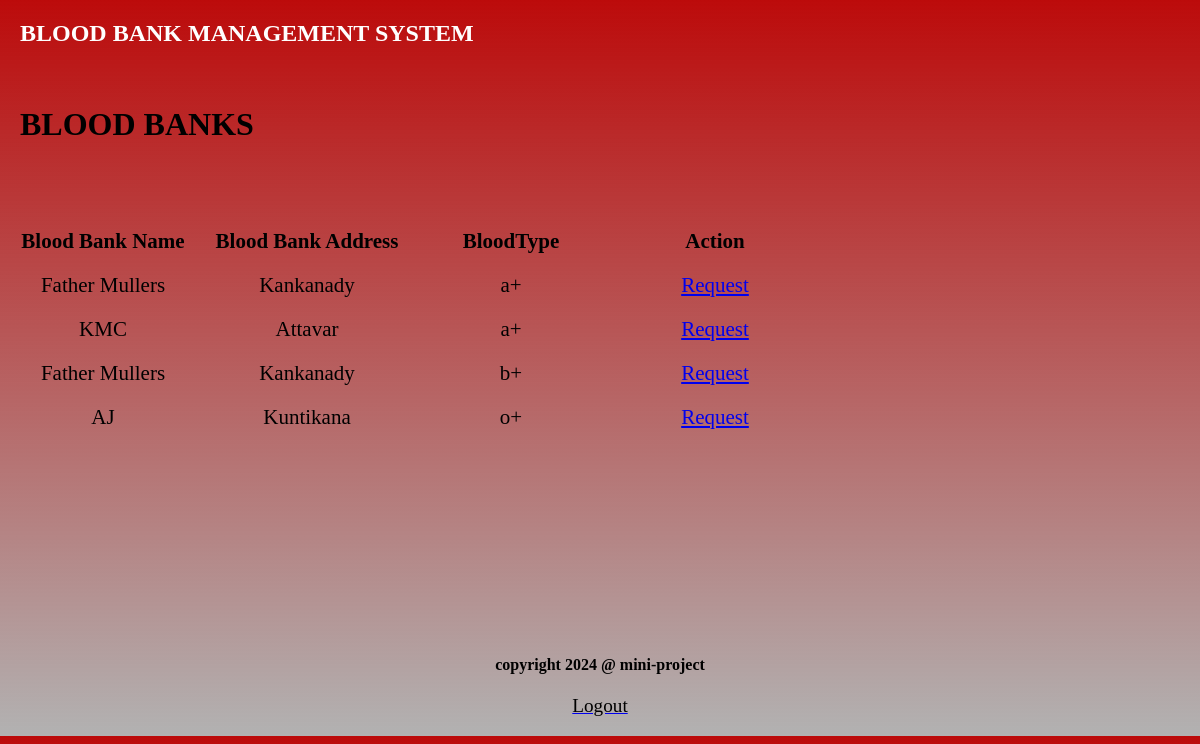
The app's page /bloodlist.php with its own data.
### tables this page shows
CREATE TABLE `donate` (
  `blood_id` int(11) NOT NULL,
  `bloodtype` varchar(10) DEFAULT NULL,
  `bloodbank_name` varchar(20) DEFAULT NULL,
  `bloodbank_address` varchar(40) DEFAULT NULL,
  `donor_id` int(11) DEFAULT NULL
);

### bloodlist.php (the view, shortened to what this page needs)
<?php
include('connection.php');
$q = $db->query("SELECT bloodtype, bloodbank_name, bloodbank_address FROM donate");
$blood_banks = $q->fetchAll(PDO::FETCH_ASSOC);
?>
<!DOCTYPE html>
<html>
<head>
    <link rel="stylesheet" type="text/css" href="css/s1.css">
</head>
<body>
    <div id="full">
        <div id="inner_full">
            <div id="header">
                <h2 style="margin-left: 20px;"><a href="admin-home.php" style="text-decoration: none;color: white;">BLOOD BANK MANAGEMENT SYSTEM</a></h2>
            </div>
            <div id="body">
                <br>
                <h1 style="margin-left: 20px;">BLOOD BANKS</h1>
                <br><br><br>
                <div id="form">
                    <table>
                        <tr>
                            <td><center><b><font color="black" style="font-size:21px; font-weight:bold;">Blood Bank Name</font></b></center></td>
                            <td><center><b><font color="black" style="font-size:21px; font-weight:bold;">Blood Bank Address</font></b></center></td>
                            <td><center><b><font color="black" style="font-size:21px; font-weight:bold;">BloodType</font></b></center></td>
                            <td><center><b><font color="black" style="font-size:21px; font-weight:bold;">Action</font></b></center></td>
                        </tr>
                        <?php foreach ($blood_banks as $bank): ?>
                            <tr>
                                <td style="font-size:21px; "><center><?= $bank['bloodbank_name']; ?></center></td>
                                <td style="font-size:21px; "><center><?= $bank['bloodbank_address']; ?></center></td>
                                <td style="font-size:21px; "><center><?= $bank['bloodtype']; ?></center></td>
                                <td style="font-size:21px; "><center><a href="#" onclick="orderBlood('<?= $bank['bloodbank_name']; ?>', '<?= $bank['bloodbank_address']; ?>', '<?= $bank['bloodtype']; ?>')">Request</a></center></td>
                            </tr>
                        <?php endforeach; ?>
                    </table>
                </div>
                <br><br> <br><br> <br><br><br><br> <br><br> <br><br>
            </div>
            <div id="footer"><h4 align="center">copyright 2024 @ mini-project</h4></div>
            <p align="center"><a href="logout.php"><font color="black">Logout</font></a></p>
        </div>
    </div>
</body>
</html>

### css/s1.css (style rules this page uses)
body { background: linear-gradient(hsl(0, 89%, 39%), rgba(0, 0, 0, 0.3)); margin: 0; padding: 0; font-size: 16px; }
p { font-size: 1.2em; }
#form { width: 80%; height: 200px; color: black; border-radius: 10px; padding: 0; margin:0; }

### bloodlist.php (style rules this page uses)
td { width:200px; height:40px; }

### records on screen
donate: bloodbank_name "Father Mullers", bloodbank_address "Kankanady", bloodtype "a+"
donate: bloodbank_name "KMC", bloodbank_address "Attavar", bloodtype "a+"
donate: bloodbank_name "Father Mullers", bloodbank_address "Kankanady", bloodtype "b+"
donate: bloodbank_name "AJ", bloodbank_address "Kuntikana", bloodtype "o+"
